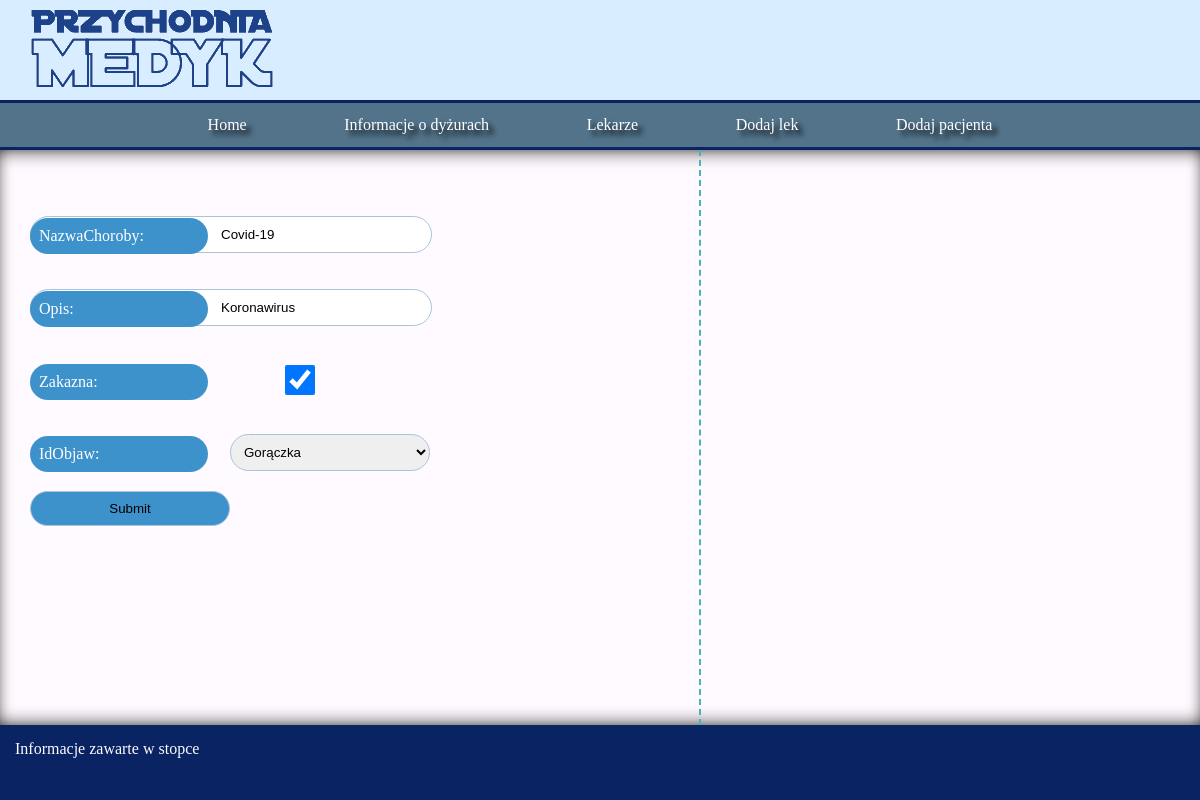
Page /edytuj_choroba/1/ on the committed database.
### start/models.py (models this page shows, shortened)
class Choroba(models.Model):
    nazwaChoroby = models.CharField(max_length=255)
    opis = models.CharField(max_length=1024, blank=True)
    zakazna = models.BooleanField(default=False)
    idObjaw = models.ForeignKey(to=Objaw, on_delete=models.CASCADE, blank=True)
    class Meta:
        verbose_name_plural = "Choroba"

### start/views.py (the view)
# urls.py: path('edytuj_choroba/<str:pk>/', views.editChoroba, name="edytuj_choroba"),
def editChoroba(request, pk):
    choroba = Choroba.objects.get(id=pk)
    form = ChorobaForm(instance=choroba)
    if request.method == 'POST':
        form = ChorobaForm(request.POST, instance=choroba)
        if form.is_valid():
            form.save()
            return f_start(request)
    context = {'form': form}
    return render(request, 'choroba_form.html', context)

### start/lekarze.py
class ChorobaForm(ModelForm):
    class Meta:
        model = Choroba
        fields = '__all__'

### start/models.py (called while the page is built)
    def __str__(self):
        return self.nazwaObjawu

### templates/choroba_form.html (shortened to what this page needs)
{% load static %}
<!DOCTYPE html>
<html lang="en">
<head>
    <link rel="stylesheet" href="{% static 'css/main.css' %}">
</head>
<body>
    <header>
        <div id="logo-container">
            <a href="#"> <img src="{% static 'img/logo.png' %}" alt="Logo przychodni Medyk"> </a>
        </div>
        <nav>
            <ul>
                <li><a href="/">Home  </a></li>
                <li><a href="/info">Informacje o dyżurach </a></li>
                <li><a href="/lekarze"> Lekarze </a></li>
                <li><a href="{% url 'dodaj_lek' %}"> Dodaj lek </a></li>
                <li><a href="{% url 'dodaj_pacjent' %}"> Dodaj pacjenta </a></li>
            </ul>
        </nav>
    </header>
    <section>
        <aside>
            <form action="" method="POST">
                {{ form }}
                <input type="submit" name="Wyslij">
            </form>
        </aside>
        <aside>
        </aside>
    </section>
<footer>
    Informacje zawarte w stopce
</footer>
</body>
</html>

### start/static/css/main.css (style rules this page uses)
:root { --royal-blue-dark: #0a2463ff; --green-blue-crayola: #3e92ccff; --magnolia: #fffaffff; --cerise: #d8315bff; --black-chocolate: #1e1b18ff; --my-blue: #52738a; --my-blue-pale: #8aa2b3; --my-blue-pale2: #aac4d6; }
body { margin: 0; padding: 0; display: grid; grid-template-columns: auto; grid-template-rows: 150px auto 75px; min-height: 100vh; font-family: verdana; color: var(--black-chocolate); }
header { background-color: #d8edff; display: flex; flex-direction: column; }
#logo-container { flex-grow: 1; display: flex; align-items: center; padding-left: 30px; }
nav { background: var(--my-blue); height: 50px; align-self: flex-end; width: 100%; display: flex; justify-content: center; align-items: center; border-top: 3px solid var(--royal-blue-dark); border-bottom: 3px solid var(--royal-blue-dark); box-sizing: border-box; }
ul { list-style-type: none; padding: 0; margin: 0; display: flex; justify-content: space-evenly; flex-direction: row; width: 80%; text-shadow: 5px 5px 5px black; }
ul > li { margin-left: 10px; margin-right: 10px; }
ul > li > a { color: #fff; text-decoration: none; }
section { background: var(--magnolia); display: flex; box-shadow: inset 0px 8px 20px -10px #000000, inset 0px -8px 20px -10px #000000; -webkit-box-shadow: inset 0px 8px 20px -10px #000000, inset 0px -8px 20px -10px #000000; }
aside { flex-grow: 1; padding: 30px; max-width: 65%; display: flex; flex-direction: column; }
aside:nth-child(odd) { border-right: 2px dashed rgb(72, 181, 189); }
footer { background: var(--royal-blue-dark); height: 75px; box-sizing: border-box; padding: 15px; color: var(--magnolia); }
form { display: flex; flex-direction: column; max-width: 200px; }
form > input { padding: 10px 10px 10px 30px; width: 200px; border: solid 1px lightgray; border-radius: 20px; padding-left:190px; border: 1px solid var(--my-blue-pale2); }
form > input[type=submit] { margin-top: 20px; padding: 9px; }
form > select { margin-left: 200px; width: 200px; border-radius: 20px; height: 37px; padding: 9px; border: 1px solid var(--my-blue-pale2); }
form > input[type=submit] { margin-top: 20px; padding: 9px; border: 1px solid var(--my-blue-pale2); background-color: var(--green-blue-crayola); }
form > input[type=checkbox] { margin-left: 170px; border-radius: 50%; height: 30px; border: 1px solid var(--my-blue-pale2); }
form > label { background-color: var(--green-blue-crayola); padding: 9px; border-radius: 20px; color: white; margin-right: -30px; z-index: 10; position: relative; bottom: -38px; width: 160px; }

### rows in the picture
Choroba: nazwaChoroby "Covid-19", opis "Koronawirus", zakazna "☑", idObjaw "Gorączka"
